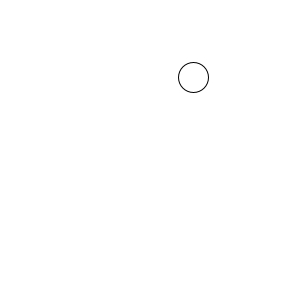
Frame 1 (no input)
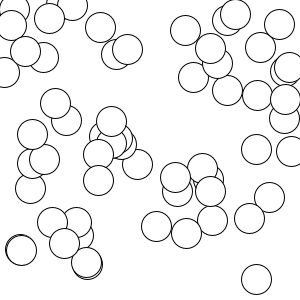
Frame 60 (the mouse pressed at the canvas centre just before this capture)
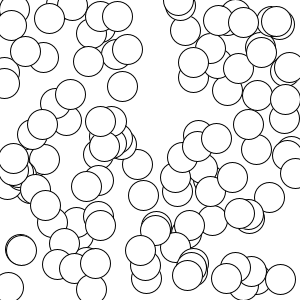
Frame 120 (the mouse held since frame 60 and released just before this capture)

The Processing sketch that drew these frames (run headless with seeded random() and noise(); from frame 60 on, the mouse is pressed at the canvas centre):

// Processing sketch: loopDraw_2
// ── loopDraw_2.pde
void setup()
{
  size(300, 300);
  background(255);
  //rectMode(CENTER);
}

void draw()
{
  ellipse(random(300), random(300), 30, 30);
  //rect(mouseX, mouseY, 30, 30);
}
